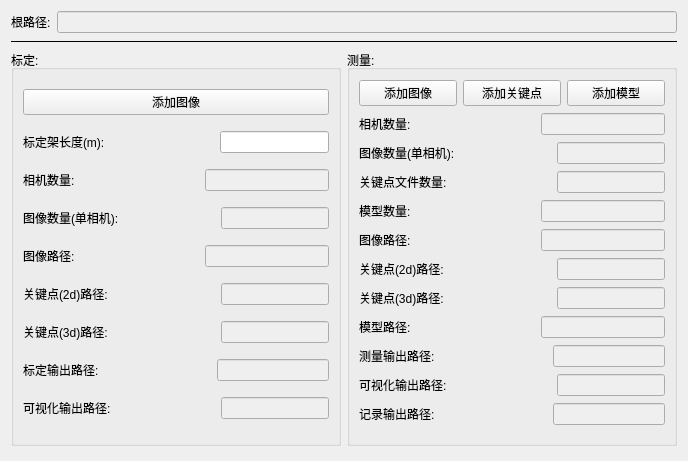
<?xml version="1.0" encoding="UTF-8"?>
<ui version="4.0">
 <class>Form</class>
 <widget class="QWidget" name="Form">
  <property name="enabled">
   <bool>true</bool>
  </property>
  <property name="geometry">
   <rect>
    <x>0</x>
    <y>0</y>
    <width>688</width>
    <height>461</height>
   </rect>
  </property>
  <property name="windowTitle">
   <string>编辑工程</string>
  </property>
  <layout class="QGridLayout" name="gridLayout">
   <item row="0" column="0">
    <layout class="QHBoxLayout" name="layout_dir_root">
     <property name="sizeConstraint">
      <enum>QLayout::SetMinimumSize</enum>
     </property>
     <property name="bottomMargin">
      <number>1</number>
     </property>
     <item>
      <widget class="QLabel" name="label_dir_root">
       <property name="maximumSize">
        <size>
         <width>16777215</width>
         <height>40</height>
        </size>
       </property>
       <property name="text">
        <string>根路径:</string>
       </property>
      </widget>
     </item>
     <item>
      <widget class="QLineEdit" name="line_dir_root">
       <property name="enabled">
        <bool>false</bool>
       </property>
      </widget>
     </item>
    </layout>
   </item>
   <item row="2" column="0">
    <layout class="QHBoxLayout" name="layout_calib_solve">
     <property name="topMargin">
      <number>1</number>
     </property>
     <property name="bottomMargin">
      <number>4</number>
     </property>
     <item>
      <widget class="QGroupBox" name="groupbox_calib">
       <property name="title">
        <string>标定:</string>
       </property>
       <layout class="QVBoxLayout" name="verticalLayout">
        <item>
         <layout class="QHBoxLayout" name="layout_btns_calib">
          <item>
           <widget class="QPushButton" name="pushbtn_add_images_calib">
            <property name="text">
             <string>添加图像</string>
            </property>
           </widget>
          </item>
         </layout>
        </item>
        <item>
         <layout class="QHBoxLayout" name="layout_unit_length_calib">
          <item>
           <widget class="QLabel" name="label_unit_length_calib">
            <property name="text">
             <string>标定架长度(m):</string>
            </property>
           </widget>
          </item>
          <item>
           <spacer name="spacer_unit_length_calib">
            <property name="orientation">
             <enum>Qt::Horizontal</enum>
            </property>
            <property name="sizeHint" stdset="0">
             <size>
              <width>40</width>
              <height>20</height>
             </size>
            </property>
           </spacer>
          </item>
          <item>
           <widget class="QLineEdit" name="line_unit_length_calib">
            <property name="text">
             <string/>
            </property>
           </widget>
          </item>
         </layout>
        </item>
        <item>
         <layout class="QHBoxLayout" name="layout_num_cameras_calib">
          <item>
           <widget class="QLabel" name="label_num_cameras_calib">
            <property name="text">
             <string>相机数量:</string>
            </property>
           </widget>
          </item>
          <item>
           <spacer name="spacer_num_cameras_calib">
            <property name="orientation">
             <enum>Qt::Horizontal</enum>
            </property>
            <property name="sizeHint" stdset="0">
             <size>
              <width>40</width>
              <height>20</height>
             </size>
            </property>
           </spacer>
          </item>
          <item>
           <widget class="QLineEdit" name="line_num_cameras_calib">
            <property name="enabled">
             <bool>false</bool>
            </property>
            <property name="text">
             <string/>
            </property>
           </widget>
          </item>
         </layout>
        </item>
        <item>
         <layout class="QHBoxLayout" name="layout_num_scenes_calib">
          <item>
           <widget class="QLabel" name="label_num_scenes_calib">
            <property name="text">
             <string>图像数量(单相机):</string>
            </property>
           </widget>
          </item>
          <item>
           <spacer name="spacer_num_scenes_calib">
            <property name="orientation">
             <enum>Qt::Horizontal</enum>
            </property>
            <property name="sizeHint" stdset="0">
             <size>
              <width>40</width>
              <height>20</height>
             </size>
            </property>
           </spacer>
          </item>
          <item>
           <widget class="QLineEdit" name="line_num_scenes_calib">
            <property name="enabled">
             <bool>false</bool>
            </property>
            <property name="text">
             <string/>
            </property>
           </widget>
          </item>
         </layout>
        </item>
        <item>
         <layout class="QHBoxLayout" name="layout_dir_images_calib">
          <item>
           <widget class="QLabel" name="label_dir_images_calib">
            <property name="text">
             <string>图像路径:</string>
            </property>
           </widget>
          </item>
          <item>
           <spacer name="spacer_dir_images_calib">
            <property name="orientation">
             <enum>Qt::Horizontal</enum>
            </property>
            <property name="sizeHint" stdset="0">
             <size>
              <width>40</width>
              <height>20</height>
             </size>
            </property>
           </spacer>
          </item>
          <item>
           <widget class="QLineEdit" name="line_dir_images_calib">
            <property name="enabled">
             <bool>false</bool>
            </property>
            <property name="text">
             <string/>
            </property>
           </widget>
          </item>
         </layout>
        </item>
        <item>
         <layout class="QHBoxLayout" name="layout_dir_points2d_calib">
          <item>
           <widget class="QLabel" name="label_dir_points2d_calib">
            <property name="text">
             <string>关键点(2d)路径:</string>
            </property>
           </widget>
          </item>
          <item>
           <spacer name="spacer_dir_points2d_calib">
            <property name="orientation">
             <enum>Qt::Horizontal</enum>
            </property>
            <property name="sizeHint" stdset="0">
             <size>
              <width>40</width>
              <height>20</height>
             </size>
            </property>
           </spacer>
          </item>
          <item>
           <widget class="QLineEdit" name="line_dir_points2d_calib">
            <property name="enabled">
             <bool>false</bool>
            </property>
            <property name="text">
             <string/>
            </property>
           </widget>
          </item>
         </layout>
        </item>
        <item>
         <layout class="QHBoxLayout" name="layout_points3d_calib">
          <item>
           <widget class="QLabel" name="label_points3d_calib">
            <property name="text">
             <string>关键点(3d)路径:</string>
            </property>
           </widget>
          </item>
          <item>
           <spacer name="spacer_points3d_calib">
            <property name="orientation">
             <enum>Qt::Horizontal</enum>
            </property>
            <property name="sizeHint" stdset="0">
             <size>
              <width>40</width>
              <height>20</height>
             </size>
            </property>
           </spacer>
          </item>
          <item>
           <widget class="QLineEdit" name="line_dir_points3d_calib">
            <property name="enabled">
             <bool>false</bool>
            </property>
            <property name="text">
             <string/>
            </property>
           </widget>
          </item>
         </layout>
        </item>
        <item>
         <layout class="QHBoxLayout" name="layout_dir_results_calib">
          <item>
           <widget class="QLabel" name="label_dir_results_calib">
            <property name="text">
             <string>标定输出路径:</string>
            </property>
           </widget>
          </item>
          <item>
           <spacer name="spacer_dir_results_calib">
            <property name="orientation">
             <enum>Qt::Horizontal</enum>
            </property>
            <property name="sizeHint" stdset="0">
             <size>
              <width>40</width>
              <height>20</height>
             </size>
            </property>
           </spacer>
          </item>
          <item>
           <widget class="QLineEdit" name="line_dir_results_calib">
            <property name="enabled">
             <bool>false</bool>
            </property>
            <property name="text">
             <string/>
            </property>
           </widget>
          </item>
         </layout>
        </item>
        <item>
         <layout class="QHBoxLayout" name="layout_dir_visualize_calib">
          <item>
           <widget class="QLabel" name="label_dir_visualize_calib">
            <property name="text">
             <string>可视化输出路径:</string>
            </property>
           </widget>
          </item>
          <item>
           <spacer name="spacer_dir_visualize_calib">
            <property name="orientation">
             <enum>Qt::Horizontal</enum>
            </property>
            <property name="sizeHint" stdset="0">
             <size>
              <width>40</width>
              <height>20</height>
             </size>
            </property>
           </spacer>
          </item>
          <item>
           <widget class="QLineEdit" name="line_dir_visualize_calib">
            <property name="enabled">
             <bool>false</bool>
            </property>
            <property name="text">
             <string/>
            </property>
           </widget>
          </item>
         </layout>
        </item>
       </layout>
      </widget>
     </item>
     <item>
      <widget class="QGroupBox" name="groupbox_solve">
       <property name="title">
        <string>测量:</string>
       </property>
       <layout class="QVBoxLayout" name="verticalLayout_2">
        <item>
         <layout class="QHBoxLayout" name="layout_btns_solve">
          <item>
           <widget class="QPushButton" name="pushbtn_add_images_solve">
            <property name="text">
             <string>添加图像</string>
            </property>
           </widget>
          </item>
          <item>
           <widget class="QPushButton" name="pushbtn_add_points3d_solve">
            <property name="text">
             <string>添加关键点</string>
            </property>
           </widget>
          </item>
          <item>
           <widget class="QPushButton" name="pushbtn_add_models_solve">
            <property name="text">
             <string>添加模型</string>
            </property>
           </widget>
          </item>
         </layout>
        </item>
        <item>
         <layout class="QHBoxLayout" name="layout_num_cameras_solve">
          <item>
           <widget class="QLabel" name="label_num_cameras_solve">
            <property name="text">
             <string>相机数量:</string>
            </property>
           </widget>
          </item>
          <item>
           <spacer name="spacer_num_cameras_solve">
            <property name="orientation">
             <enum>Qt::Horizontal</enum>
            </property>
            <property name="sizeHint" stdset="0">
             <size>
              <width>40</width>
              <height>20</height>
             </size>
            </property>
           </spacer>
          </item>
          <item>
           <widget class="QLineEdit" name="line_num_cameras_solve">
            <property name="enabled">
             <bool>false</bool>
            </property>
            <property name="text">
             <string/>
            </property>
           </widget>
          </item>
         </layout>
        </item>
        <item>
         <layout class="QHBoxLayout" name="layout_num_scenes_solve">
          <item>
           <widget class="QLabel" name="label_num_scenes_solve">
            <property name="text">
             <string>图像数量(单相机):</string>
            </property>
           </widget>
          </item>
          <item>
           <spacer name="spacer_num_scenes_solve">
            <property name="orientation">
             <enum>Qt::Horizontal</enum>
            </property>
            <property name="sizeHint" stdset="0">
             <size>
              <width>40</width>
              <height>20</height>
             </size>
            </property>
           </spacer>
          </item>
          <item>
           <widget class="QLineEdit" name="line_num_scenes_solve">
            <property name="enabled">
             <bool>false</bool>
            </property>
            <property name="text">
             <string/>
            </property>
           </widget>
          </item>
         </layout>
        </item>
        <item>
         <layout class="QHBoxLayout" name="layout_num_points3d_solve">
          <item>
           <widget class="QLabel" name="label_num_points3d_solve">
            <property name="text">
             <string>关键点文件数量:</string>
            </property>
           </widget>
          </item>
          <item>
           <spacer name="spacer_num_points3d_solve">
            <property name="orientation">
             <enum>Qt::Horizontal</enum>
            </property>
            <property name="sizeHint" stdset="0">
             <size>
              <width>40</width>
              <height>20</height>
             </size>
            </property>
           </spacer>
          </item>
          <item>
           <widget class="QLineEdit" name="line_num_points3d_solve">
            <property name="enabled">
             <bool>false</bool>
            </property>
           </widget>
          </item>
         </layout>
        </item>
        <item>
         <layout class="QHBoxLayout" name="layout_num_models_solve">
          <item>
           <widget class="QLabel" name="label_num_models_solve">
            <property name="text">
             <string>模型数量:</string>
            </property>
           </widget>
          </item>
          <item>
           <spacer name="spacer_num_models_solve">
            <property name="orientation">
             <enum>Qt::Horizontal</enum>
            </property>
            <property name="sizeHint" stdset="0">
             <size>
              <width>40</width>
              <height>20</height>
             </size>
            </property>
           </spacer>
          </item>
          <item>
           <widget class="QLineEdit" name="line_num_models_solve">
            <property name="enabled">
             <bool>false</bool>
            </property>
            <property name="text">
             <string/>
            </property>
           </widget>
          </item>
         </layout>
        </item>
        <item>
         <layout class="QHBoxLayout" name="layout_dir_images_solve">
          <item>
           <widget class="QLabel" name="label_dir_images_solve">
            <property name="text">
             <string>图像路径:</string>
            </property>
           </widget>
          </item>
          <item>
           <spacer name="spcaer_dir_images_solve">
            <property name="orientation">
             <enum>Qt::Horizontal</enum>
            </property>
            <property name="sizeHint" stdset="0">
             <size>
              <width>40</width>
              <height>20</height>
             </size>
            </property>
           </spacer>
          </item>
          <item>
           <widget class="QLineEdit" name="line_dir_images_solve">
            <property name="enabled">
             <bool>false</bool>
            </property>
            <property name="text">
             <string/>
            </property>
           </widget>
          </item>
         </layout>
        </item>
        <item>
         <layout class="QHBoxLayout" name="layout_dir_points2d_solve">
          <item>
           <widget class="QLabel" name="label_dir_points2d_solve">
            <property name="text">
             <string>关键点(2d)路径:</string>
            </property>
           </widget>
          </item>
          <item>
           <spacer name="spacer_dir_points2d_solve">
            <property name="orientation">
             <enum>Qt::Horizontal</enum>
            </property>
            <property name="sizeHint" stdset="0">
             <size>
              <width>40</width>
              <height>20</height>
             </size>
            </property>
           </spacer>
          </item>
          <item>
           <widget class="QLineEdit" name="line_dir_points2d_solve">
            <property name="enabled">
             <bool>false</bool>
            </property>
            <property name="text">
             <string/>
            </property>
           </widget>
          </item>
         </layout>
        </item>
        <item>
         <layout class="QHBoxLayout" name="layout_dir_points3d_solve">
          <item>
           <widget class="QLabel" name="label_dir_points3d_solve">
            <property name="text">
             <string>关键点(3d)路径:</string>
            </property>
           </widget>
          </item>
          <item>
           <spacer name="spacer_dir_points3d_solve">
            <property name="orientation">
             <enum>Qt::Horizontal</enum>
            </property>
            <property name="sizeHint" stdset="0">
             <size>
              <width>40</width>
              <height>20</height>
             </size>
            </property>
           </spacer>
          </item>
          <item>
           <widget class="QLineEdit" name="line_dir_points3d_solve">
            <property name="enabled">
             <bool>false</bool>
            </property>
            <property name="text">
             <string/>
            </property>
           </widget>
          </item>
         </layout>
        </item>
        <item>
         <layout class="QHBoxLayout" name="layout_dir_models_solve">
          <item>
           <widget class="QLabel" name="label_dir_models_solve">
            <property name="text">
             <string>模型路径:</string>
            </property>
           </widget>
          </item>
          <item>
           <spacer name="spacer_dir_models_solve">
            <property name="orientation">
             <enum>Qt::Horizontal</enum>
            </property>
            <property name="sizeHint" stdset="0">
             <size>
              <width>40</width>
              <height>20</height>
             </size>
            </property>
           </spacer>
          </item>
          <item>
           <widget class="QLineEdit" name="line_dir_models_solve">
            <property name="enabled">
             <bool>false</bool>
            </property>
            <property name="text">
             <string/>
            </property>
           </widget>
          </item>
         </layout>
        </item>
        <item>
         <layout class="QHBoxLayout" name="layout_dir_result_solve">
          <item>
           <widget class="QLabel" name="label_dir_result_solve">
            <property name="text">
             <string>测量输出路径:</string>
            </property>
           </widget>
          </item>
          <item>
           <spacer name="spacer_results_solve">
            <property name="orientation">
             <enum>Qt::Horizontal</enum>
            </property>
            <property name="sizeHint" stdset="0">
             <size>
              <width>40</width>
              <height>20</height>
             </size>
            </property>
           </spacer>
          </item>
          <item>
           <widget class="QLineEdit" name="line_dir_results_solve">
            <property name="enabled">
             <bool>false</bool>
            </property>
            <property name="text">
             <string/>
            </property>
           </widget>
          </item>
         </layout>
        </item>
        <item>
         <layout class="QHBoxLayout" name="layout_dir_visualize_solve">
          <item>
           <widget class="QLabel" name="label_dir_visualize_solve">
            <property name="text">
             <string>可视化输出路径:</string>
            </property>
           </widget>
          </item>
          <item>
           <spacer name="spacer_dir_visualize_solve">
            <property name="orientation">
             <enum>Qt::Horizontal</enum>
            </property>
            <property name="sizeHint" stdset="0">
             <size>
              <width>40</width>
              <height>20</height>
             </size>
            </property>
           </spacer>
          </item>
          <item>
           <widget class="QLineEdit" name="line_dir_visualize_solve">
            <property name="enabled">
             <bool>false</bool>
            </property>
            <property name="text">
             <string/>
            </property>
           </widget>
          </item>
         </layout>
        </item>
        <item>
         <layout class="QHBoxLayout" name="layout_dir_logs_solve">
          <item>
           <widget class="QLabel" name="label_dir_logs_solve">
            <property name="text">
             <string>记录输出路径:</string>
            </property>
           </widget>
          </item>
          <item>
           <spacer name="spacer_dir_logs_solve">
            <property name="orientation">
             <enum>Qt::Horizontal</enum>
            </property>
            <property name="sizeHint" stdset="0">
             <size>
              <width>40</width>
              <height>20</height>
             </size>
            </property>
           </spacer>
          </item>
          <item>
           <widget class="QLineEdit" name="line_dir_logs_solve">
            <property name="enabled">
             <bool>false</bool>
            </property>
            <property name="text">
             <string/>
            </property>
           </widget>
          </item>
         </layout>
        </item>
       </layout>
      </widget>
     </item>
    </layout>
   </item>
   <item row="1" column="0">
    <widget class="Line" name="line">
     <property name="frameShadow">
      <enum>QFrame::Plain</enum>
     </property>
     <property name="lineWidth">
      <number>1</number>
     </property>
     <property name="orientation">
      <enum>Qt::Horizontal</enum>
     </property>
    </widget>
   </item>
  </layout>
 </widget>
 <resources/>
 <connections/>
</ui>
